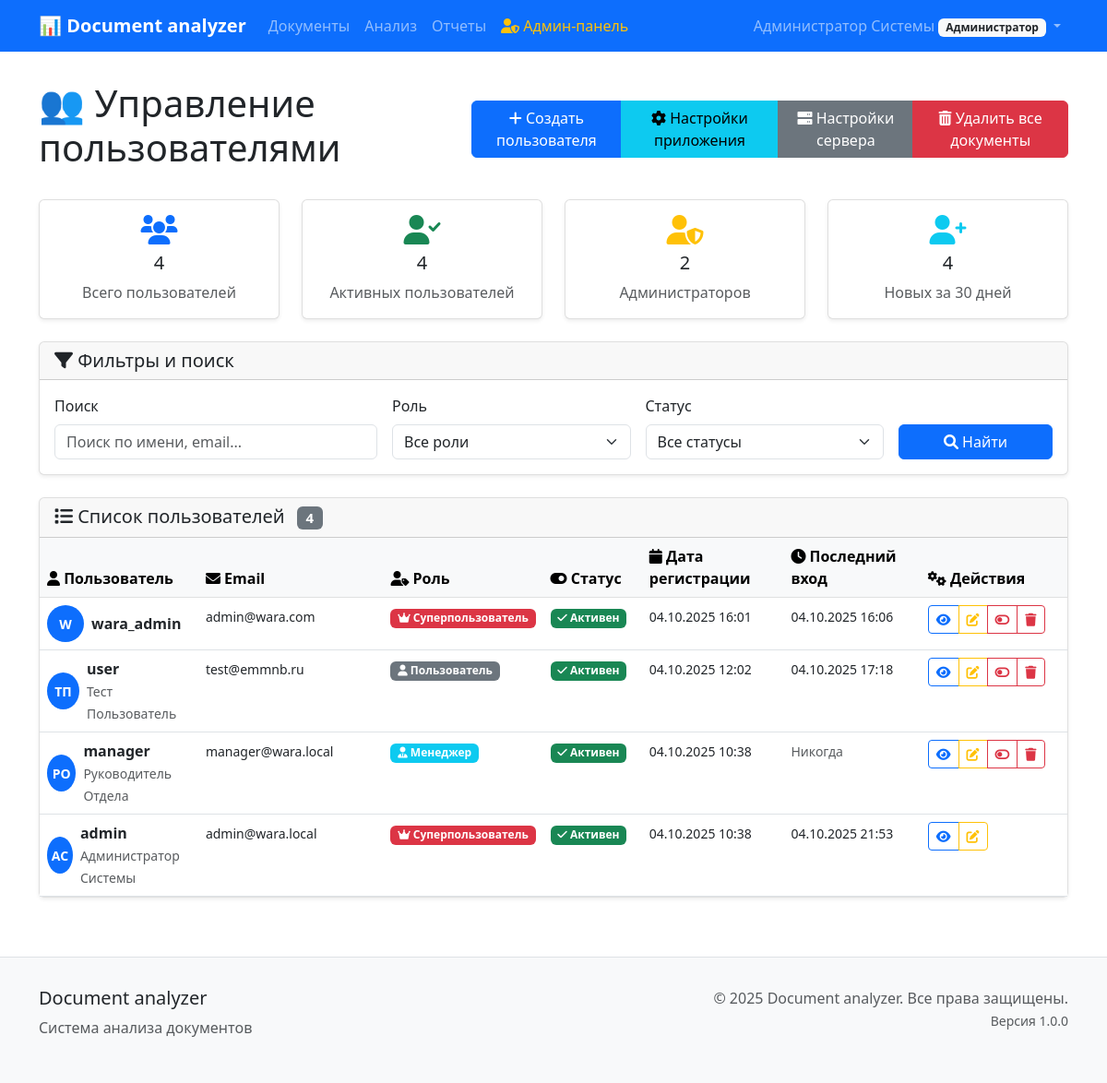
/users/admin/ (signed in), run on an earlier commit of the app's database.
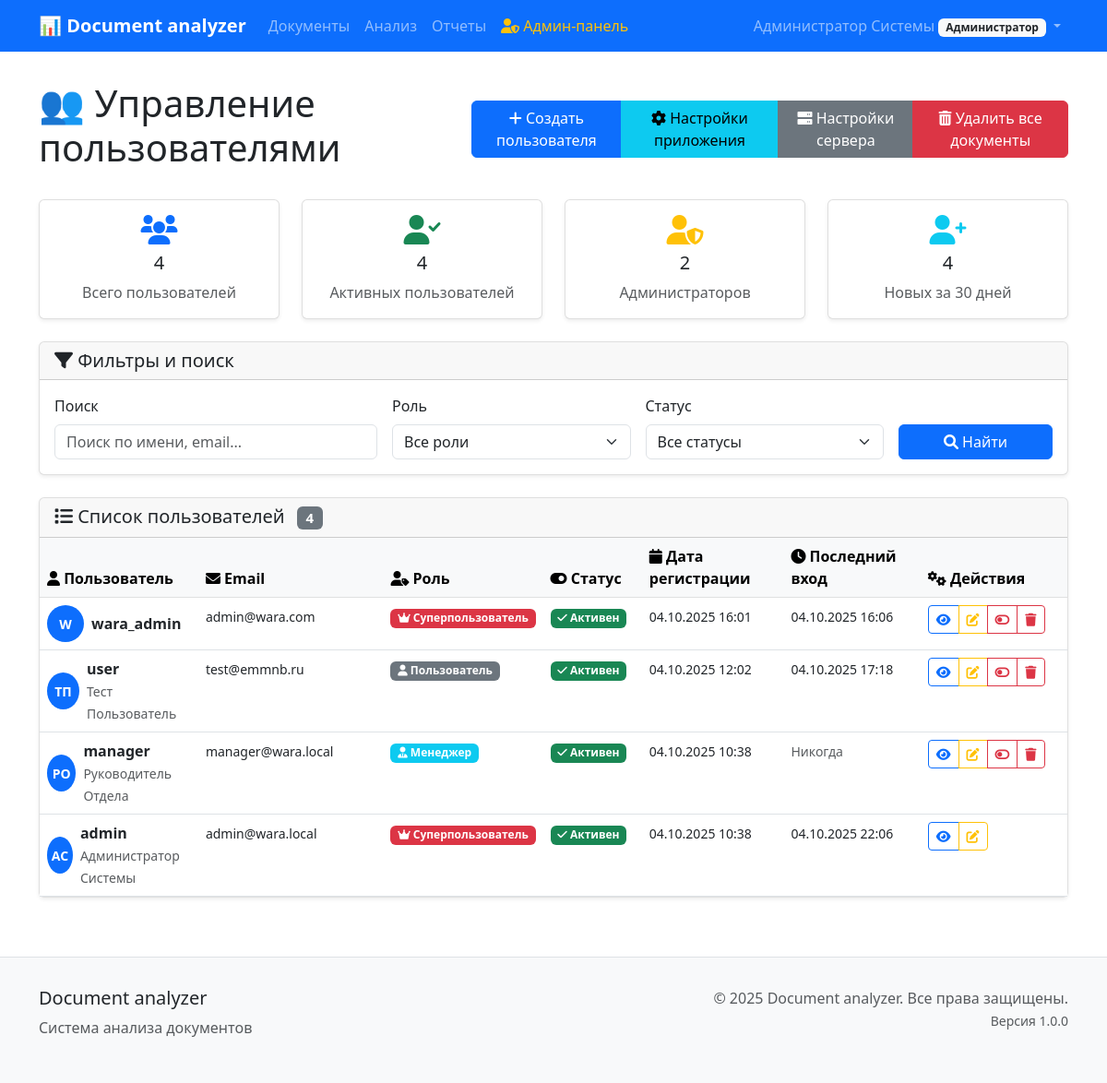
And on a later commit of the database.
### users/models.py (models this page shows, shortened)
class User(AbstractUser):
    ROLE_CHOICES = [
        ('admin', 'Администратор'),
        ('manager', 'Руководитель'),
        ('viewer', 'Наблюдатель'),
    ]
    role = models.CharField(
        max_length=20,
        choices=ROLE_CHOICES,
        default='viewer',
        verbose_name='Роль'
    )
    department = models.CharField(
        max_length=100,
        blank=True,
        verbose_name='Отдел'
    )
    phone = models.CharField(
        max_length=20,
        blank=True,
        verbose_name='Телефон'
    )
    notification_settings = models.JSONField(
        default=dict,
        blank=True,
        verbose_name='Настройки уведомлений'
    )
    created_at = models.DateTimeField(
        auto_now_add=True,
        verbose_name='Дата создания'
    )
    updated_at = models.DateTimeField(
        auto_now=True,
        verbose_name='Дата обновления'
    )
    class Meta:
        verbose_name = 'Пользователь'
        verbose_name_plural = 'Пользователи'
        ordering = ['username']

### users/admin_views.py (the view, shortened to what this page needs)
# urls.py: path('admin/', admin_views.AdminUserListView.as_view(), name='admin_list'),
class AdminUserListView(AdminRequiredMixin, ListView):
    model = User
    template_name = 'users/admin/user_list.html'
    context_object_name = 'users'
    paginate_by = 20
    def get_queryset(self):
        queryset = User.objects.all().select_related().prefetch_related(
            'documents',
            'comparisons',
            'reports'
        )
        search_query = self.request.GET.get('search')
        role_filter = self.request.GET.get('role')
        status_filter = self.request.GET.get('status')
        if status_filter == 'active':
            queryset = queryset.filter(is_active=True)
        elif status_filter == 'inactive':
            queryset = queryset.filter(is_active=False)
        return queryset.order_by('-date_joined')
    def get_context_data(self, **kwargs):
        context = super().get_context_data(**kwargs)
        total_users = User.objects.count()
        active_users = User.objects.filter(is_active=True).count()
        admin_users = User.objects.filter(Q(is_superuser=True) | Q(role='admin')).count()
        thirty_days_ago = timezone.now() - timedelta(days=30)
        recent_users = User.objects.filter(date_joined__gte=thirty_days_ago).count()
        context.update({
            'total_users': total_users,
            'active_users': active_users,
            'admin_users': admin_users,
            'recent_users': recent_users,
            'search_query': self.request.GET.get('search', ''),
            'role_filter': self.request.GET.get('role', ''),
            'status_filter': self.request.GET.get('status', ''),
        })
        return context

### users/admin_views.py (called while the page is built)
    def test_func(self):
        return self.request.user.is_authenticated and (
            self.request.user.is_superuser or
            self.request.user.role == 'admin'
        )

### templates/users/admin/user_list.html (shortened to what the changed rows need)
{% extends 'base/base.html' %}
{% block content %}
<div class="row">
    <div class="col-12">
        <div class="d-flex justify-content-between align-items-center mb-4">
            <h1>👥 Управление пользователями</h1>
        </div>
        {% if users %}
            <div class="card">
                <div class="card-body p-0">
                    <div class="table-responsive">
                        <table class="table table-hover mb-0">
                            <thead class="table-light">
                                <tr>
                                    <th style="width: 15%;">
                                        <i class="fas fa-user"></i> Пользователь
                                    </th>
                                    <th style="width: 20%;">
                                        <i class="fas fa-envelope"></i> Email
                                    </th>
                                    <th style="width: 10%;">
                                        <i class="fas fa-user-tag"></i> Роль
                                    </th>
                                    <th style="width: 10%;">
                                        <i class="fas fa-toggle-on"></i> Статус
                                    </th>
                                    <th style="width: 15%;">
                                        <i class="fas fa-calendar"></i> Дата регистрации
                                    </th>
                                    <th style="width: 15%;">
                                        <i class="fas fa-clock"></i> Последний вход
                                    </th>
                                    <th style="width: 15%;">
                                        <i class="fas fa-cogs"></i> Действия
                                    </th>
                                </tr>
                            </thead>
                            <tbody>
                                {% for user_obj in users %}
                                <tr class="{% if not user_obj.is_active %}table-secondary{% endif %}">
                                    <td>
                                        <div class="d-flex align-items-center">
                                            <div class="avatar-sm bg-primary text-white rounded-circle d-flex align-items-center justify-content-center me-2">
                                                {% if user_obj.first_name %}
                                                    {{ user_obj.first_name|first }}{{ user_obj.last_name|first }}
                                                {% else %}
                                                    {{ user_obj.username|first|upper }}
                                                {% endif %}
                                            </div>
                                            <div>
                                                <strong>{{ user_obj.username }}</strong>
                                                {% if user_obj.first_name or user_obj.last_name %}
                                                    <br>
                                                    <small class="text-muted">
                                                        {{ user_obj.first_name }} {{ user_obj.last_name }}
                                                    </small>
                                                {% endif %}
                                            </div>
                                        </div>
                                    </td>
                                    <td>
                                        <small>{{ user_obj.email|default:"—" }}</small>
                                    </td>
                                    <td>
                                        {% if user_obj.is_superuser %}
                                            <span class="badge bg-danger">
                                                <i class="fas fa-crown"></i> Суперпользователь
                                            </span>
                                        {% elif user_obj.role == 'admin' %}
                                            <span class="badge bg-warning">
                                                <i class="fas fa-user-shield"></i> Администратор
                                            </span>
                                        {% elif user_obj.role == 'manager' %}
                                            <span class="badge bg-info">
                                                <i class="fas fa-user-tie"></i> Менеджер
                                            </span>
                                        {% else %}
                                            <span class="badge bg-secondary">
                                                <i class="fas fa-user"></i> Пользователь
                                            </span>
                                        {% endif %}
                                    </td>
                                    <td>
                                        {% if user_obj.is_active %}
                                            <span class="badge bg-success">
                                                <i class="fas fa-check"></i> Активен
                                            </span>
                                        {% else %}
                                            <span class="badge bg-danger">
                                                <i class="fas fa-times"></i> Неактивен
                                            </span>
                                        {% endif %}
                                    </td>
                                    <td>
                                        <small>{{ user_obj.date_joined|date:"d.m.Y H:i" }}</small>
                                    </td>
                                    <td>
                                        {% if user_obj.last_login %}
                                            <small>{{ user_obj.last_login|date:"d.m.Y H:i" }}</small>
                                        {% else %}
                                            <small class="text-muted">Никогда</small>
                                        {% endif %}
                                    </td>
                                    <td>
                                        <div class="btn-group btn-group-sm" role="group">
                                            <a href="{% url 'users:admin_detail' user_obj.pk %}" class="btn btn-outline-primary" title="Просмотр">
                                                <i class="fas fa-eye"></i>
                                            </a>
                                            <a href="{% url 'users:admin_edit' user_obj.pk %}" class="btn btn-outline-warning" title="Редактировать">
                                                <i class="fas fa-edit"></i>
                                            </a>
                                        </div>
                                    </td>
                                </tr>
                                {% endfor %}
                            </tbody>
                        </table>
                    </div>
                </div>
            </div>
        {% endif %}
    </div>
</div>
{% endblock %}

### templates/base/base.html (shortened to what this page needs)
<!DOCTYPE html>
<html lang="ru">
<head>
    <link href="https://cdn.jsdelivr.net/npm/bootstrap@5.3.0/dist/css/bootstrap.min.css" rel="stylesheet">
    <link href="https://cdnjs.cloudflare.com/ajax/libs/font-awesome/6.0.0/css/all.min.css" rel="stylesheet">
</head>
<body>
    <nav class="navbar navbar-expand-lg navbar-dark bg-primary">
        <div class="container">
            <a class="navbar-brand" href="{% url 'documents:list' %}">
                📊 Document analyzer
            </a>
            <div class="collapse navbar-collapse" id="navbarNav">
                <ul class="navbar-nav me-auto">
                    <li class="nav-item">
                        <a class="nav-link" href="{% url 'documents:list' %}">Документы</a>
                    </li>
                    <li class="nav-item">
                        <a class="nav-link" href="{% url 'analysis:list' %}">Анализ</a>
                    </li>
                    <li class="nav-item">
                        <a class="nav-link" href="{% url 'reports:list' %}">Отчеты</a>
                    </li>
                    {% if user.is_authenticated and user.is_superuser or user.role == 'admin' %}
                        <li class="nav-item">
                            <a class="nav-link text-warning" href="{% url 'users:admin_list' %}">
                                <i class="fas fa-user-shield"></i> Админ-панель
                            </a>
                        </li>
                    {% endif %}
                </ul>
                <ul class="navbar-nav">
                    {% if user.is_authenticated %}
                        <li class="nav-item dropdown">
                            <a class="nav-link dropdown-toggle" href="#" role="button" data-bs-toggle="dropdown">
                                {{ user.get_full_name|default:user.username }}
                                <span class="badge bg-light text-dark">{{ user.get_role_display }}</span>
                            </a>
                        </li>
                    {% else %}
                        <li class="nav-item">
                            <a class="nav-link" href="{% url 'users:login' %}">Войти</a>
                        </li>
                    {% endif %}
                </ul>
            </div>
        </div>
    </nav>
    <div class="container main-content">
        {% block content %}{% endblock %}
    </div>
    <footer class="footer">
        <div class="container">
            <div class="row">
                <div class="col-md-6">
                    <h5>Document analyzer</h5>
                    <p class="text-muted">Система анализа документов</p>
                </div>
                <div class="col-md-6 text-md-end">
                    <p class="text-muted">
                        &copy; 2025 Document analyzer. Все права защищены.<br>
                        <small>Версия 1.0.0</small>
                    </p>
                </div>
            </div>
        </div>
    </footer>
</body>
</html>

What changed in the data, as far as the page shows it:
changed User "admin": last_login "04.10.2025 21:53" → "04.10.2025 22:06"
